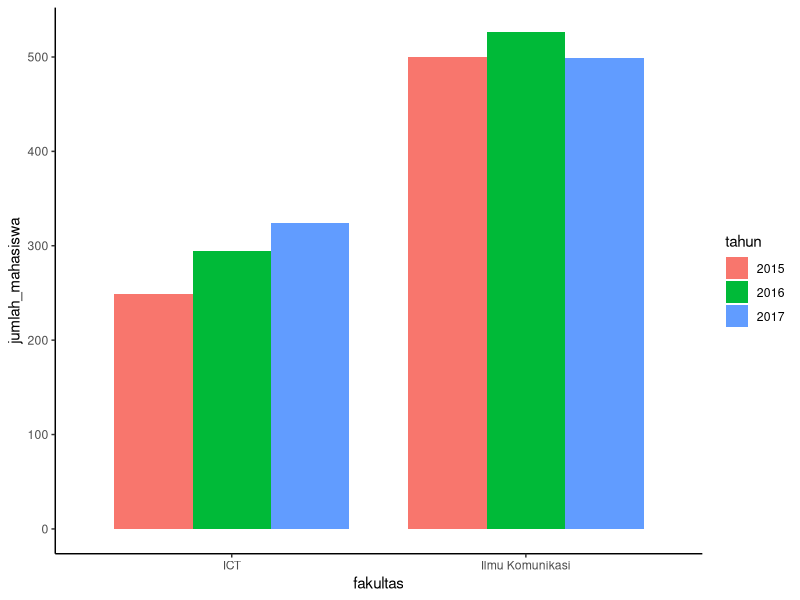

Write R code to recreate this figure.
library("ggplot2")
library("openxlsx")

#Membaca file mahasiswa.xlsx
mahasiswa <- read.xlsx("mahasiswa.xlsx",sheet = "Sheet 1")

#Menghitung Jumlah Data by Fakultas
summarybyfakultas <- aggregate(x=mahasiswa$JUMLAH, by=list(Kategori=mahasiswa$Fakultas, Tahun=mahasiswa$ANGKATAN), FUN=sum)
summarybyfakultas <- setNames(summarybyfakultas, c("fakultas","tahun", "jumlah_mahasiswa"))
summarybyfakultas

summarybyfakultas$tahun = as.factor(summarybyfakultas$tahun)
summarybyfakultas[summarybyfakultas$fakultas %in% c("ICT", "Ilmu Komunikasi"),]

ggplot(summarybyfakultas[summarybyfakultas$fakultas %in% c("ICT", "Ilmu Komunikasi"),], aes(x=fakultas, y=jumlah_mahasiswa)) + 
  geom_bar(stat = "identity", aes(fill = tahun), width=0.8, position = position_dodge(width=0.8)) + 
  theme_classic() 
